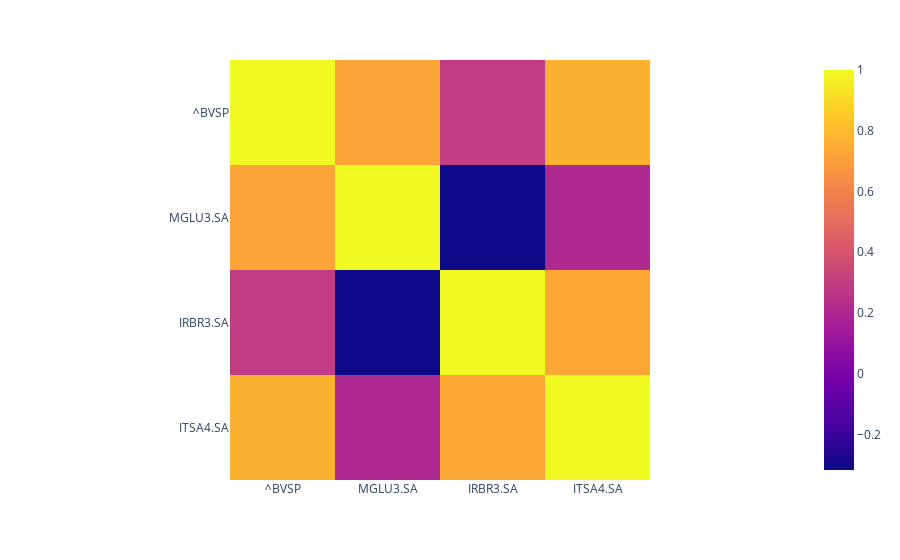

Notebook code for this chart:
### Code cell
fig = px.imshow(corr)
fig.show()

### Figure 1 — Plotly figure (JSON) as saved in the notebook; plotly's stock layout.template omitted (floating-point values rounded to 4 significant figures)
{"data": [{"coloraxis": "coloraxis", "hovertemplate": "x: %{x}<br>y: %{y}<br>color: %{z}<extra></extra>", "name": "0", "type": "heatmap", "x": ["^BVSP", "MGLU3.SA", "IRBR3.SA", "ITSA4.SA"], "xaxis": "x", "y": ["^BVSP", "MGLU3.SA", "IRBR3.SA", "ITSA4.SA"], "yaxis": "y", "z": [[1, 0.7241, 0.2901, 0.7707], [0.7241, 1, -0.317, 0.2075], [0.2901, -0.317, 1, 0.734], [0.7707, 0.2075, 0.734, 1]]}], "layout": {"coloraxis": {"colorscale": [[0, "#0d0887"], [0.1111, "#46039f"], [0.2222, "#7201a8"], [0.3333, "#9c179e"], [0.4444, "#bd3786"], [0.5556, "#d8576b"], [0.6667, "#ed7953"], [0.7778, "#fb9f3a"], [0.8889, "#fdca26"], [1, "#f0f921"]]}, "margin": {"t": 60}, "xaxis": {"anchor": "y", "constrain": "domain", "domain": [0, 1], "scaleanchor": "y"}, "yaxis": {"anchor": "x", "autorange": "reversed", "constrain": "domain", "domain": [0, 1]}}}
